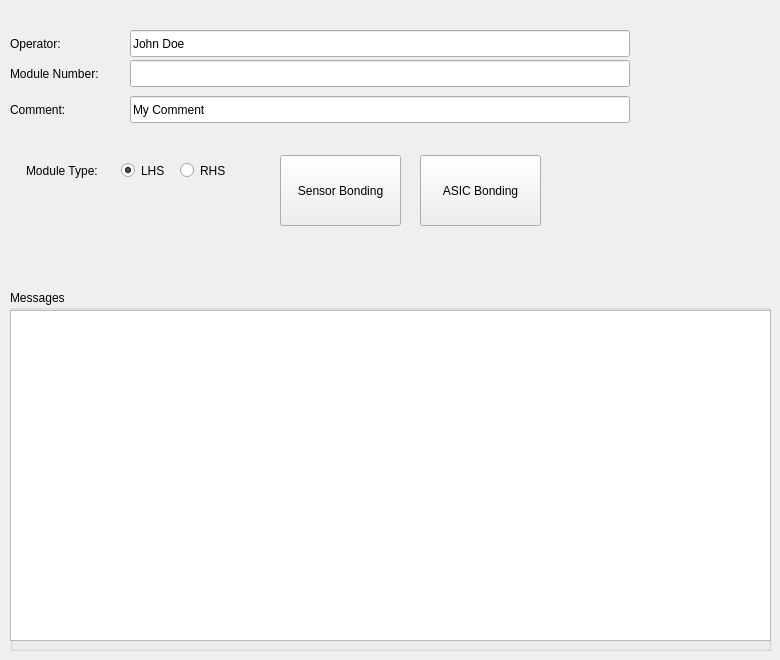
    <widget class="QWidget" name="testTab">
     <property name="autoFillBackground">
      <bool>true</bool>
     </property>
     <attribute name="title">
      <string>TEST</string>
     </attribute>
     <widget class="QGroupBox" name="testMessageGroupBox">
      <property name="geometry">
       <rect>
        <x>10</x>
        <y>290</y>
        <width>761</width>
        <height>361</height>
       </rect>
      </property>
      <property name="title">
       <string>Messages</string>
      </property>
      <widget class="QPlainTextEdit" name="testMessageBox">
       <property name="geometry">
        <rect>
         <x>0</x>
         <y>20</y>
         <width>761</width>
         <height>331</height>
        </rect>
       </property>
       <property name="font">
        <font>
         <family>MiscFixed</family>
         <pointsize>10</pointsize>
        </font>
       </property>
       <property name="lineWrapMode">
        <enum>QPlainTextEdit::NoWrap</enum>
       </property>
       <property name="readOnly">
        <bool>true</bool>
       </property>
      </widget>
     </widget>
     <widget class="QLabel" name="operatorLabel">
      <property name="geometry">
       <rect>
        <x>10</x>
        <y>24</y>
        <width>121</width>
        <height>39</height>
       </rect>
      </property>
      <property name="text">
       <string>Operator:</string>
      </property>
     </widget>
     <widget class="QLineEdit" name="operatorEdit">
      <property name="geometry">
       <rect>
        <x>130</x>
        <y>30</y>
        <width>500</width>
        <height>27</height>
       </rect>
      </property>
      <property name="sizePolicy">
       <sizepolicy hsizetype="Ignored" vsizetype="Minimum">
        <horstretch>0</horstretch>
        <verstretch>0</verstretch>
       </sizepolicy>
      </property>
      <property name="minimumSize">
       <size>
        <width>90</width>
        <height>0</height>
       </size>
      </property>
      <property name="maximumSize">
       <size>
        <width>600</width>
        <height>16777215</height>
       </size>
      </property>
      <property name="text">
       <string>John Doe</string>
      </property>
      <property name="maxLength">
       <number>200</number>
      </property>
      <property name="frame">
       <bool>true</bool>
      </property>
      <property name="alignment">
       <set>Qt::AlignLeading|Qt::AlignLeft|Qt::AlignVCenter</set>
      </property>
      <property name="placeholderText">
       <string/>
      </property>
     </widget>
     <widget class="QLineEdit" name="moduleNumberEdit">
      <property name="geometry">
       <rect>
        <x>130</x>
        <y>60</y>
        <width>500</width>
        <height>27</height>
       </rect>
      </property>
      <property name="sizePolicy">
       <sizepolicy hsizetype="Fixed" vsizetype="Fixed">
        <horstretch>0</horstretch>
        <verstretch>0</verstretch>
       </sizepolicy>
      </property>
      <property name="minimumSize">
       <size>
        <width>90</width>
        <height>0</height>
       </size>
      </property>
      <property name="maximumSize">
       <size>
        <width>600</width>
        <height>16777215</height>
       </size>
      </property>
      <property name="text">
       <string/>
      </property>
      <property name="maxLength">
       <number>200</number>
      </property>
      <property name="frame">
       <bool>true</bool>
      </property>
      <property name="alignment">
       <set>Qt::AlignLeading|Qt::AlignLeft|Qt::AlignVCenter</set>
      </property>
      <property name="placeholderText">
       <string/>
      </property>
     </widget>
     <widget class="QLabel" name="moduleNumberLabel">
      <property name="geometry">
       <rect>
        <x>10</x>
        <y>54</y>
        <width>121</width>
        <height>39</height>
       </rect>
      </property>
      <property name="text">
       <string>Module Number:</string>
      </property>
     </widget>
     <widget class="QLabel" name="commentLabel">
      <property name="geometry">
       <rect>
        <x>10</x>
        <y>90</y>
        <width>121</width>
        <height>39</height>
       </rect>
      </property>
      <property name="text">
       <string>Comment:</string>
      </property>
     </widget>
     <widget class="QLineEdit" name="commentEdit">
      <property name="geometry">
       <rect>
        <x>130</x>
        <y>96</y>
        <width>500</width>
        <height>27</height>
       </rect>
      </property>
      <property name="sizePolicy">
       <sizepolicy hsizetype="Fixed" vsizetype="Fixed">
        <horstretch>0</horstretch>
        <verstretch>0</verstretch>
       </sizepolicy>
      </property>
      <property name="minimumSize">
       <size>
        <width>90</width>
        <height>0</height>
       </size>
      </property>
      <property name="maximumSize">
       <size>
        <width>600</width>
        <height>16777215</height>
       </size>
      </property>
      <property name="text">
       <string>My Comment</string>
      </property>
      <property name="maxLength">
       <number>200</number>
      </property>
      <property name="frame">
       <bool>true</bool>
      </property>
      <property name="alignment">
       <set>Qt::AlignLeading|Qt::AlignLeft|Qt::AlignVCenter</set>
      </property>
      <property name="placeholderText">
       <string/>
      </property>
     </widget>
     <widget class="QRadioButton" name="moduleLhsSel">
      <property name="geometry">
       <rect>
        <x>121</x>
        <y>160</y>
        <width>55</width>
        <height>21</height>
       </rect>
      </property>
      <property name="text">
       <string>LHS</string>
      </property>
      <property name="checked">
       <bool>true</bool>
      </property>
      <attribute name="buttonGroup">
       <string notr="true">moduleTypeButtonGroup</string>
      </attribute>
     </widget>
     <widget class="QLabel" name="moduleTypeLabel">
      <property name="geometry">
       <rect>
        <x>26</x>
        <y>157</y>
        <width>91</width>
        <height>27</height>
       </rect>
      </property>
      <property name="text">
       <string>Module Type:</string>
      </property>
     </widget>
     <widget class="QRadioButton" name="moduleRhsSel">
      <property name="geometry">
       <rect>
        <x>180</x>
        <y>160</y>
        <width>61</width>
        <height>21</height>
       </rect>
      </property>
      <property name="text">
       <string>RHS</string>
      </property>
      <attribute name="buttonGroup">
       <string notr="true">moduleTypeButtonGroup</string>
      </attribute>
     </widget>
     <widget class="QPushButton" name="asicBondingBtn">
      <property name="geometry">
       <rect>
        <x>420</x>
        <y>155</y>
        <width>121</width>
        <height>71</height>
       </rect>
      </property>
      <property name="sizePolicy">
       <sizepolicy hsizetype="Fixed" vsizetype="Fixed">
        <horstretch>0</horstretch>
        <verstretch>0</verstretch>
       </sizepolicy>
      </property>
      <property name="minimumSize">
       <size>
        <width>40</width>
        <height>0</height>
       </size>
      </property>
      <property name="text">
       <string>ASIC Bonding</string>
      </property>
     </widget>
     <widget class="QPushButton" name="sensorBondingBtn">
      <property name="geometry">
       <rect>
        <x>280</x>
        <y>155</y>
        <width>121</width>
        <height>71</height>
       </rect>
      </property>
      <property name="sizePolicy">
       <sizepolicy hsizetype="Fixed" vsizetype="Fixed">
        <horstretch>0</horstretch>
        <verstretch>0</verstretch>
       </sizepolicy>
      </property>
      <property name="minimumSize">
       <size>
        <width>40</width>
        <height>0</height>
       </size>
      </property>
      <property name="text">
       <string>Sensor Bonding</string>
      </property>
     </widget>
    </widget>
